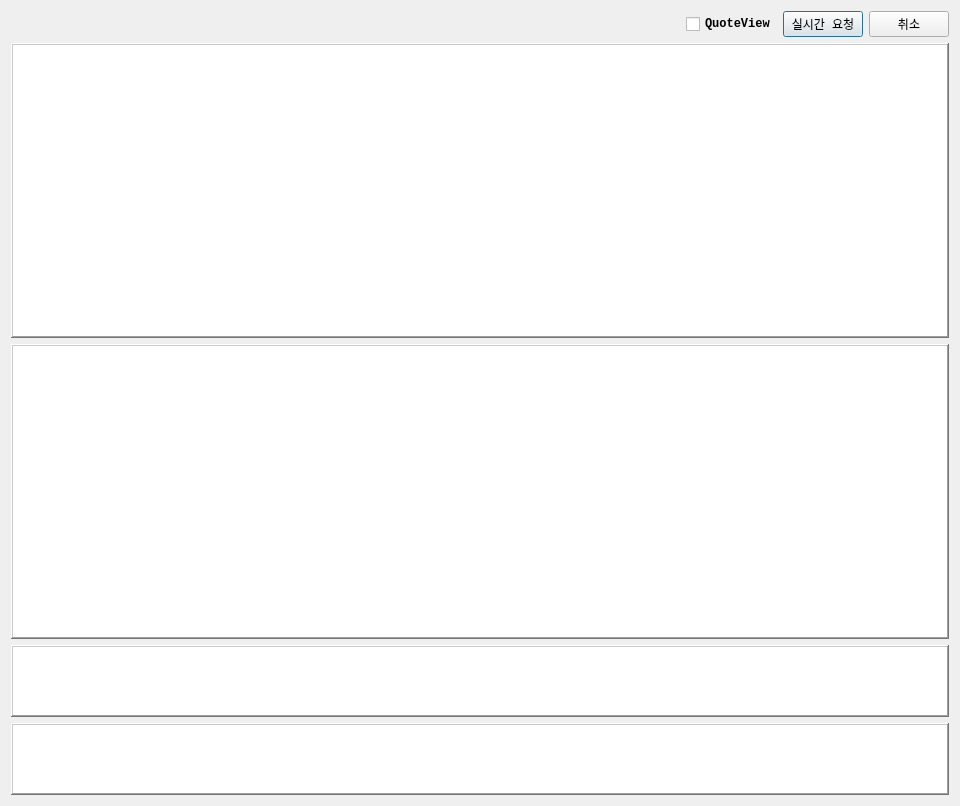
<?xml version="1.0" encoding="UTF-8"?>
<ui version="4.0">
 <class>Dialog</class>
 <widget class="QDialog" name="Dialog">
  <property name="geometry">
   <rect>
    <x>0</x>
    <y>0</y>
    <width>960</width>
    <height>806</height>
   </rect>
  </property>
  <property name="font">
   <font>
    <family>Consolas</family>
    <weight>50</weight>
    <bold>false</bold>
   </font>
  </property>
  <property name="windowTitle">
   <string>차월물 옵션전광판</string>
  </property>
  <layout class="QVBoxLayout" name="verticalLayout_2">
   <item>
    <layout class="QHBoxLayout" name="horizontalLayout">
     <item>
      <spacer name="horizontalSpacer">
       <property name="orientation">
        <enum>Qt::Horizontal</enum>
       </property>
       <property name="sizeHint" stdset="0">
        <size>
         <width>40</width>
         <height>20</height>
        </size>
       </property>
      </spacer>
     </item>
     <item>
      <widget class="QCheckBox" name="checkBox_quoteview">
       <property name="font">
        <font>
         <family>Consolas</family>
         <weight>75</weight>
         <bold>true</bold>
        </font>
       </property>
       <property name="text">
        <string>QuoteView</string>
       </property>
      </widget>
     </item>
     <item>
      <widget class="QPushButton" name="pushButton_add">
       <property name="maximumSize">
        <size>
         <width>100</width>
         <height>16777215</height>
        </size>
       </property>
       <property name="font">
        <font>
         <family>Consolas</family>
        </font>
       </property>
       <property name="text">
        <string>실시간 요청</string>
       </property>
      </widget>
     </item>
     <item>
      <widget class="QPushButton" name="pushButton_remove">
       <property name="maximumSize">
        <size>
         <width>100</width>
         <height>16777215</height>
        </size>
       </property>
       <property name="font">
        <font>
         <family>Consolas</family>
        </font>
       </property>
       <property name="text">
        <string>취소</string>
       </property>
      </widget>
     </item>
    </layout>
   </item>
   <item>
    <layout class="QVBoxLayout" name="verticalLayout" stretch="100,100,20,10">
     <item>
      <widget class="QTableWidget" name="tableWidget_call">
       <property name="font">
        <font>
         <family>Consolas</family>
         <weight>50</weight>
         <bold>false</bold>
        </font>
       </property>
       <property name="frameShape">
        <enum>QFrame::WinPanel</enum>
       </property>
       <property name="frameShadow">
        <enum>QFrame::Raised</enum>
       </property>
      </widget>
     </item>
     <item>
      <widget class="QTableWidget" name="tableWidget_put">
       <property name="font">
        <font>
         <family>Consolas</family>
         <weight>50</weight>
         <bold>false</bold>
        </font>
       </property>
       <property name="frameShape">
        <enum>QFrame::WinPanel</enum>
       </property>
       <property name="frameShadow">
        <enum>QFrame::Raised</enum>
       </property>
      </widget>
     </item>
     <item>
      <widget class="QTableWidget" name="tableWidget_quote">
       <property name="font">
        <font>
         <family>Consolas</family>
         <weight>50</weight>
         <bold>false</bold>
        </font>
       </property>
       <property name="frameShape">
        <enum>QFrame::WinPanel</enum>
       </property>
       <property name="frameShadow">
        <enum>QFrame::Raised</enum>
       </property>
      </widget>
     </item>
     <item>
      <widget class="QTextBrowser" name="textBrowser">
       <property name="font">
        <font>
         <family>Consolas</family>
         <weight>75</weight>
         <bold>true</bold>
        </font>
       </property>
       <property name="frameShape">
        <enum>QFrame::WinPanel</enum>
       </property>
       <property name="frameShadow">
        <enum>QFrame::Raised</enum>
       </property>
      </widget>
     </item>
    </layout>
   </item>
  </layout>
 </widget>
 <resources/>
 <connections>
  <connection>
   <sender>pushButton_add</sender>
   <signal>clicked()</signal>
   <receiver>Dialog</receiver>
   <slot>AddCode()</slot>
   <hints>
    <hint type="sourcelabel">
     <x>457</x>
     <y>20</y>
    </hint>
    <hint type="destinationlabel">
     <x>458</x>
     <y>-8</y>
    </hint>
   </hints>
  </connection>
  <connection>
   <sender>pushButton_remove</sender>
   <signal>clicked()</signal>
   <receiver>Dialog</receiver>
   <slot>RemoveCode()</slot>
   <hints>
    <hint type="sourcelabel">
     <x>496</x>
     <y>20</y>
    </hint>
    <hint type="destinationlabel">
     <x>461</x>
     <y>-22</y>
    </hint>
   </hints>
  </connection>
 </connections>
 <slots>
  <slot>AddCode()</slot>
  <slot>RemoveCode()</slot>
 </slots>
</ui>
